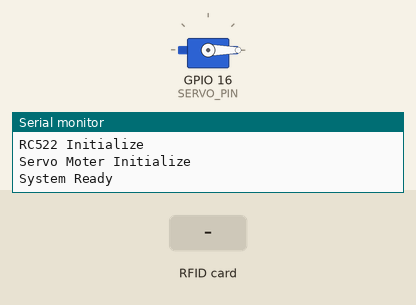
This sketch was run on a simulated ESP32. Shown: servo, the last lines printed to the serial monitor. The inputs (shaded band) are chosen by the test bench.

Above: at 1.2 s.
1.3 s: RFID card 6C 1E B2 01 held to the reader
At 1.7 s:
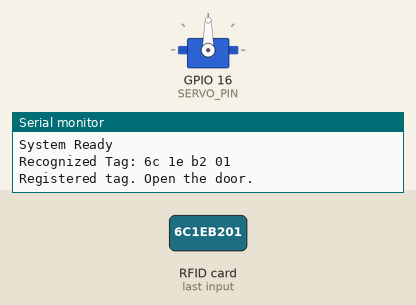
Timing chart, 0 to 7.8 s (numbered marks = the images above; inputs shaded):
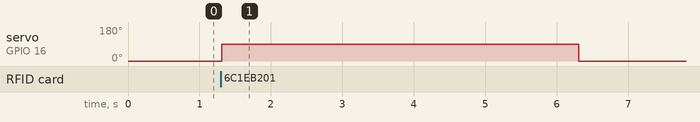

The sketch:

RFID_ver_01.ino
```cpp
#include <SPI.h>
#include <MFRC522.h>
#include <ESP32Servo.h>

// 핀 정의
#define SS_PIN     5       // RC522 SDA
#define RST_PIN    17      // RC522 RST
#define SERVO_PIN  16      // 서보모터

MFRC522 mfrc522(SS_PIN, RST_PIN);
Servo doorServo;

// 등록된 RFID 태그 ID
const String list[] = {"6c 1e b2 01" };

bool isInlist(String id) {
  for (int i = 0; i < sizeof(list) / sizeof(list[0]); i++) {
    if (id == list[i]) return true;
  }
  return false;
}

void setup() {
  Serial.begin(115200);
  Serial.println("Serial Start");

  SPI.begin(18, 19, 23, SS_PIN);
  mfrc522.PCD_Init();
  Serial.println("RC522 Initialize");

  doorServo.attach(SERVO_PIN);
  doorServo.write(0);
  Serial.println("Servo Moter Initialize");

  Serial.println("System Ready");
}

void loop() {
  // 카드가 없으면 루프 중지
  if (!mfrc522.PICC_IsNewCardPresent() || !mfrc522.PICC_ReadCardSerial()) return;

  // UID 문자열로 변환
  String tagID = "";
  for (byte i = 0; i < mfrc522.uid.size; i++) {
    if (mfrc522.uid.uidByte[i] < 0x10) tagID += "0";
    tagID += String(mfrc522.uid.uidByte[i], HEX);
    if (i != mfrc522.uid.size - 1) tagID += " ";
  }

  Serial.print("Recognized Tag: ");
  Serial.println(tagID);

  // 리스트 확인
  if (isInlist(tagID)) {
    Serial.println("Registered tag. Open the door.");
    doorServo.write(90); // 도어 열림
    delay(5000);         // 5초간 유지
    doorServo.write(0);  // 도어 닫힘
    Serial.println("Door Close.");
  } else {
    Serial.println("Unrecognized Tag.");
  }

  delay(1000); // 중복 인식 방지
}
```

Measured:
- after the input at 1.3 s, servo on GPIO 16 (SERVO_PIN): 0° → 90° at once, → 0° 5.0 s later
